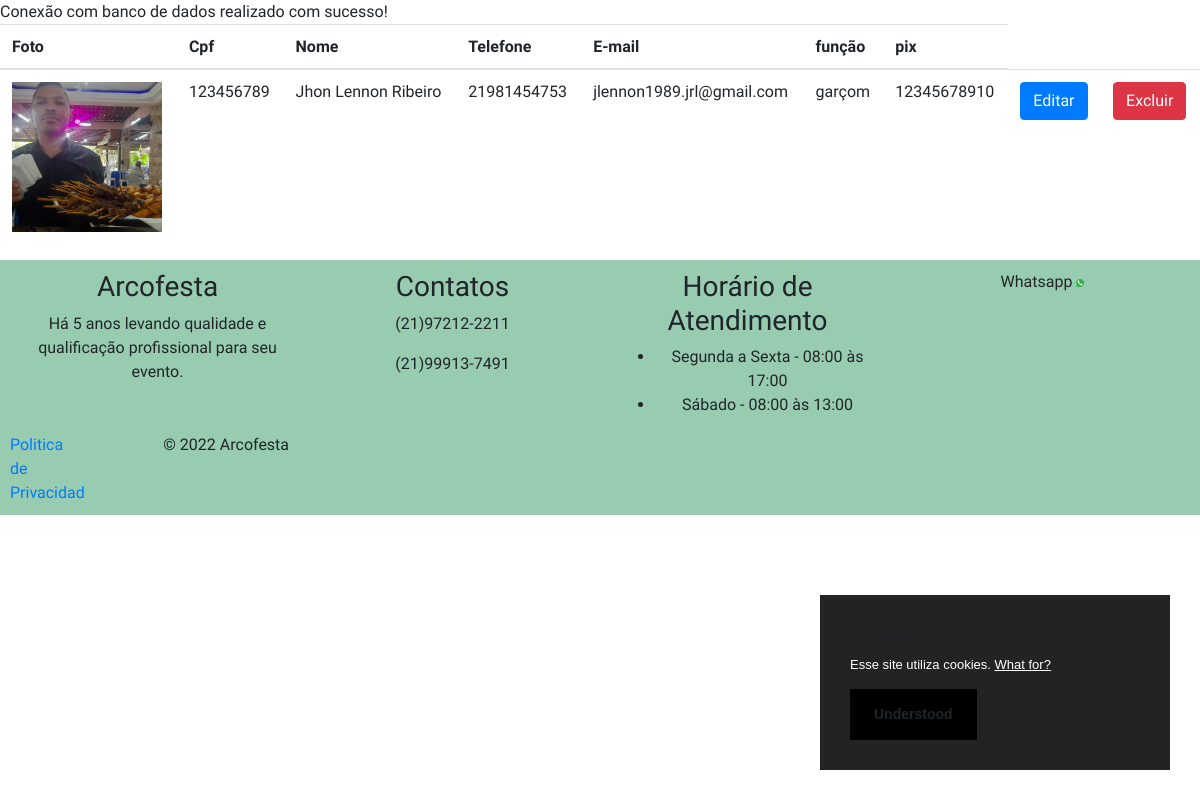
Before: /arcofesta/relfuncionarios.php with the older database file.
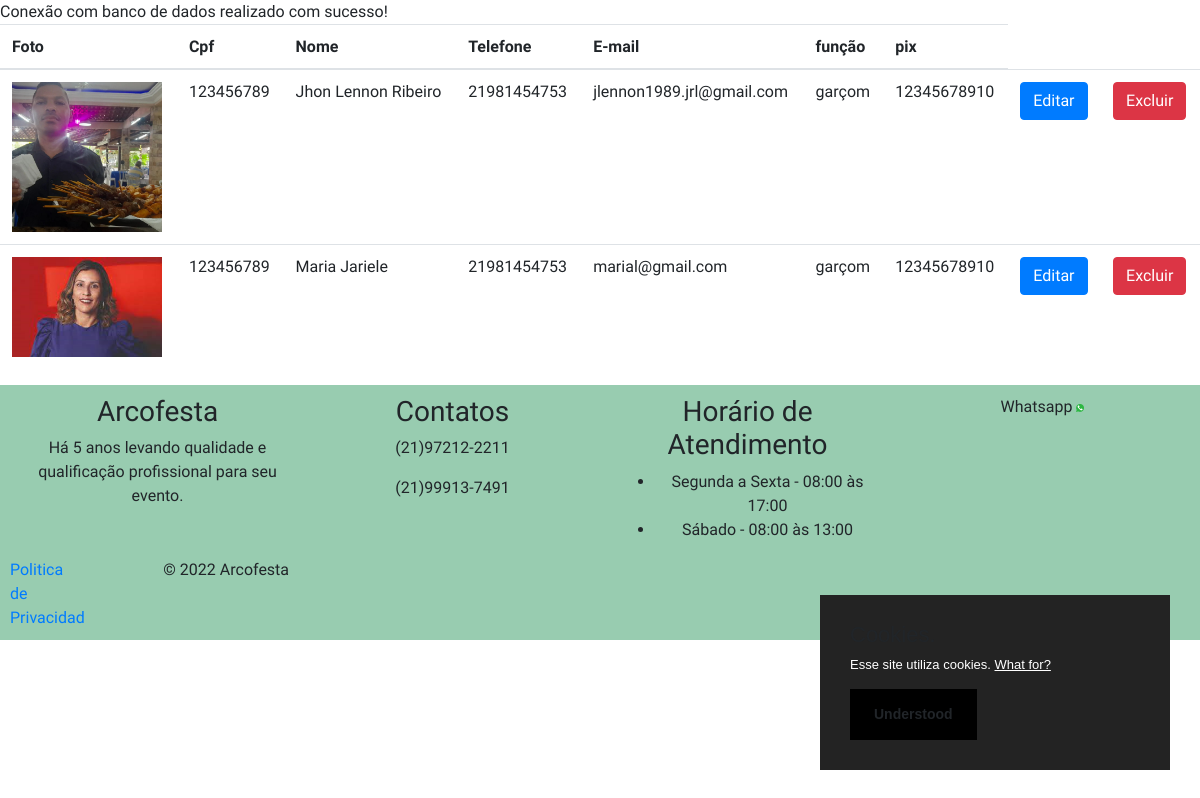
After: the same page with the newer database file.
### tables this page shows
CREATE TABLE `funcionario` (
  `idcolaborador` int(11) NOT NULL,
  `nome` varchar(60) NOT NULL,
  `telefone` varchar(15) NOT NULL,
  `cep` char(9) NOT NULL,
  `email` varchar(100) NOT NULL,
  `função` varchar(100) NOT NULL,
  `senha` varchar(255) NOT NULL,
  `pix` varchar(50) NOT NULL,
  `cpf` varchar(50) NOT NULL,
  `foto` varchar(255) NOT NULL,
  `precohora` double NOT NULL
);

### arcofesta/relfuncionarios.php (the view)
<?php
    require_once 'conexao.php';
    require_once 'head.php';
    $pagatual = filter_input(INPUT_GET, "page", FILTER_SANITIZE_NUMBER_INT);
	$pag = (!empty($pagatual)) ? $pagatual : 1;
    $limitereg = 3;
    $inicio = ($limitereg * $pag) - $limitereg;
    $busca = "SELECT nome,telefone,cpf,email,foto,função,pix from
    funcionario LIMIT $inicio , $limitereg";
    $resultado= $conn->prepare($busca);
    $resultado->execute();
    if (($resultado) AND ($resultado->rowCount() != 0)) {
?>
            <table class="table">
                    <thead>
                        <tr>
                        <th>Foto</th>
                        <th>Cpf</th>
                        <th>Nome</th>
                        <th>Telefone</th>
                        <th>E-mail</th>
                        <th>função</th>
                        <th>pix</th>
                        </tr>
                    </thead>
            <tbody>
<?php
        while ($linha = $resultado->fetch(PDO::FETCH_ASSOC)) {
            extract($linha);
            ?>
                        <tr>
                            <td><img src="<?php echo $foto; ?>" style= width:150px;heigth:150px;></td>
                            <td><?php echo $cpf; ?></td>
                            <td><?php echo $nome; ?></td>
                            <td><?php echo $telefone; ?></td>
                            <td><?php echo $email; ?>
                            <td><?php echo $função; ?>
                            <td><?php echo $pix; ?>
                        </td>
                            <td>
                                <?php echo "<a href='editar.php?cpf=$cpf'>" ; ?>
                                <input type="submit" class="btn btn-primary" name="editar" value="Editar">
                            </td>
                             <td>
                                <?php echo "<a href='excluir.php?cpf=$cpf'>" ; ?>
                                <input type="submit" class="btn btn-danger" name="excluir" value="Excluir">
                            </td>
                        </tr>
    <?php
        }
    ?>
        </tbody>
        </table>
<?php
    }
?>
<?php
    require_once 'footer.php';
  ?>

### arcofesta/head.php (shortened to what this page needs)
<!DOCTYPE html>
<html lang="pt-br">
<head>
  <link rel="stylesheet" href="https://stackpath.bootstrapcdn.com/bootstrap/4.1.3/css/bootstrap.min.css"
>
  <link rel="stylesheet" href="style.css">
  <link rel="stylesheet" href="pecas.css">
  <link rel="stylesheet" href="login.css">
  <link rel="stylesheet" href="admfun.css">
  <link rel="stylesheet" href="admcli.css">
</head>
<body>

### arcofesta/footer.php (shortened to what this page needs)
<div class="container-fluid">
    <div class="row text-center footer">
      <div class="col-md-3">
        <h3>Arcofesta</h3>
        <p>Há 5 anos levando qualidade e qualificação profissional para seu evento.</p>
      </div>
      <div class="col-md-3">
        <h3>Contatos</h3>
        <p>(21)97212-2211</p>
        <p>(21)99913-7491</p>
      </div>
      <div class="col-md-3">
        <h3>Horário de Atendimento</h3>
        <ul>
          <li>Segunda a Sexta - 08:00 às 17:00</li>
          <li>Sábado - 08:00 às 13:00</li>
        </ul>
      </div>
      <div class="col-md-3 text-center">
          <div class="form-group">
            <label for="whatsapp">Whatsapp</label>
            <a href="https://wa.me/arcofesta">
            <img src="imagens/zap.png" style=width:0.5rem;height:0.5rem; alt="imagem icone para contratar serviços"> </a>
          </div>
      </div>
      <div class="row text-center">
       <div class="col-md-3">
      <a href ="politicas.php">Politica de Privacidad </a>
        </div>
    </div>
      <div> © 2022 Arcofesta </div>
</div>
</body>
</html>

### arcofesta/style.css (style rules this page uses)
.footer { background-color:#98ccb0; padding:10px; }

### arcofesta/login.css (style rules this page uses)
html,body { background-image: url(''); background-size: cover; background-repeat: no-repeat; height: 100%; font-family: 'Numans', sans-serif; }

Changed rows visible on the page:
added funcionario: shows a picture, cpf "123456789", nome "Maria Jariele", telefone "21981454753", email "marial@gmail.com", função "garçom", pix "12345678910"
